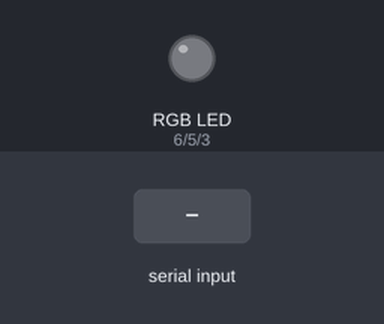
A sketch run on a simulated Arduino Uno, built with avr-gcc and run on an emulated ATmega328P. On the bench: an RGB LED mixed from three pins (HIGH = lit). Inputs (shaded band) come from the test bench. Dim RGB values are drawn brighter than linear; what the sketch prints to the serial monitor is not drawn.

Above: at 1.2 s.
1.3 s: "red 1\n" received over Serial
At 2.5 s:
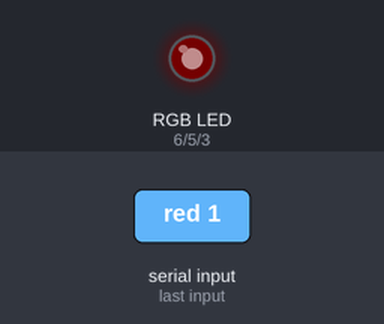
2.8 s: "green 1\n" received over Serial
At 3.8 s:
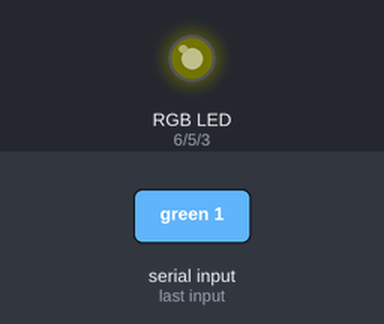
4.3 s: "blue 1\n" received over Serial
At 4.9 s:
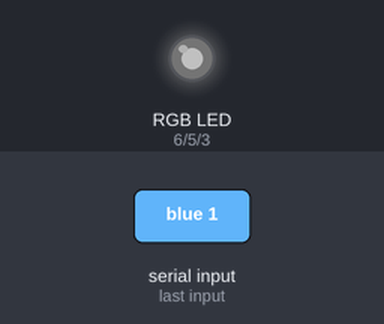
5.8 s: "on\n" received over Serial
At 7.0 s:
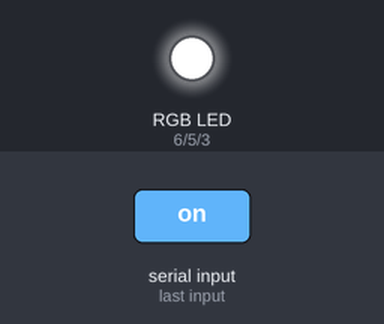
7.3 s: "red 150\n" received over Serial
At 8.4 s:
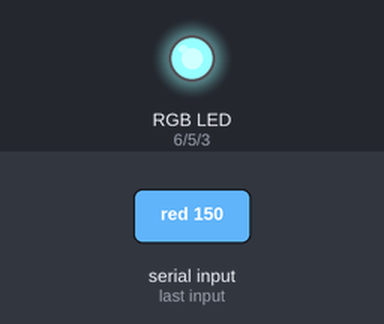
8.8 s: "green 150\n" received over Serial
At 9.6 s:
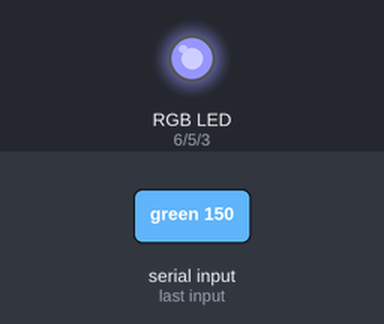
Timing chart, 0 to 11.3 s (numbered marks = the images above; inputs shaded):
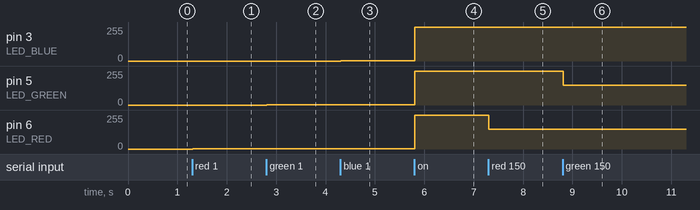

Measured:
- after the input at 1.3 s, pin 6 (LED_RED): 0/255 → 1/255 at once
- after the input at 2.8 s, pin 5 (LED_GREEN): 0/255 → 1/255 at once
- after the input at 4.3 s, pin 3 (LED_BLUE): 0/255 → 1/255 at once
- after the input at 5.8 s, pin 3 (LED_BLUE), pin 5 (LED_GREEN), pin 6 (LED_RED): 1/255 → 255/255 at once
- after the input at 7.3 s, pin 6 (LED_RED): 255/255 → 150/255 at once
- after the input at 8.8 s, pin 5 (LED_GREEN): 255/255 → 150/255 at once

The sketch:

kod01.ino
```cpp
#include <ctype.h>
#include <Arduino.h>

#define LED_RED 6
#define LED_GREEN 5
#define LED_BLUE 3

/*
Napis program, który będzie reagował na komendy wysyłane z narzędzia Serial Monitor do zestawu Arduino.
Program ma sterować diodami LED RGB z zadaną każdej diodzie jasnościa osobno. Postać komend należy zaprojektować samemu.
*/

int leds[] = {LED_RED, LED_GREEN, LED_BLUE};

void setup()
{
    pinMode(LED_RED, OUTPUT);
    pinMode(LED_BLUE, OUTPUT);
    pinMode(LED_GREEN, OUTPUT);

    digitalWrite(LED_RED, LOW);
    digitalWrite(LED_BLUE, LOW);
    digitalWrite(LED_GREEN, LOW);

    Serial.begin(9600);
    while (!Serial)
    { /* just wait */
    }
    Serial.println("");
    Serial.println("Ready. To reverse color use 'red', 'green', 'blue' commands. To change value use 'red 255', 'green 0', 'blue 122'. Value must be between 0 and 255.");
}

int red_value = 0;
int green_value = 0;
int blue_value = 0;

void get_color_address(int color, int *&value)
{
    if (color == LED_RED)
    {
        value = &red_value;
    }
    else if (color == LED_GREEN)
    {
        value = &green_value;
    }
    else if (color == LED_BLUE)
    {
        value = &blue_value;
    }
}

void reverse_color(int *value)
{
    *value = 255 - *value;
}

int color_name_to_int(String color)
{
    if (color == "red")
    {
        return LED_RED;
    }
    else if (color == "green")
    {
        return LED_GREEN;
    }
    else if (color == "blue")
    {
        return LED_BLUE;
    }
    return -1;
}

bool is_number(String &str)
{
    for (char const &c : str)
    {
        if (!isdigit(c))
        {
            return false;
        }
    }
    return true;
}

void loop()
{
    if (Serial.available() == 0)
    {
        return;
    }

    String command = Serial.readStringUntil('\n');
    command.trim();
    command.toLowerCase();

    if (command == "off")
    {
        for (int color : leds)
        {
            analogWrite(color, 0);
        }
        Serial.println("Setting all colors OFF");
        return;
    }

    if (command == "on")
    {
        for (int color : leds)
        {
            analogWrite(color, 255);
        }
        Serial.println("Setting all colors ON");
        return;
    }

    int space_index = command.indexOf(' ');
    String chosen_color = (space_index != -1) ? command.substring(0, space_index) : command;

    int color = color_name_to_int(chosen_color);

    if (color == -1)
    {
        Serial.println(String("Unknown color '") + chosen_color + "'");
        return;
    }

    int *value = 0;

    get_color_address(color, value);

    if (space_index == -1)
    {
        reverse_color(value);
    }
    else
    {
        String chosen_value = command.substring(space_index + 1);

        if (!is_number(chosen_value))
        {
            Serial.println(String("Expected int between 0 and 255 '") + chosen_value + "'");
            return;
        }

        *value = chosen_value.toInt();

        if (*value < 0 || *value > 255)
        {
            Serial.println(String("Expected int between 0 and 255 '") + *value + "'");
            return;
        }
    }

    Serial.println(String("Setting color '") + chosen_color + "' to value '" + *value + "'");
    analogWrite(color, *value);
}
```
